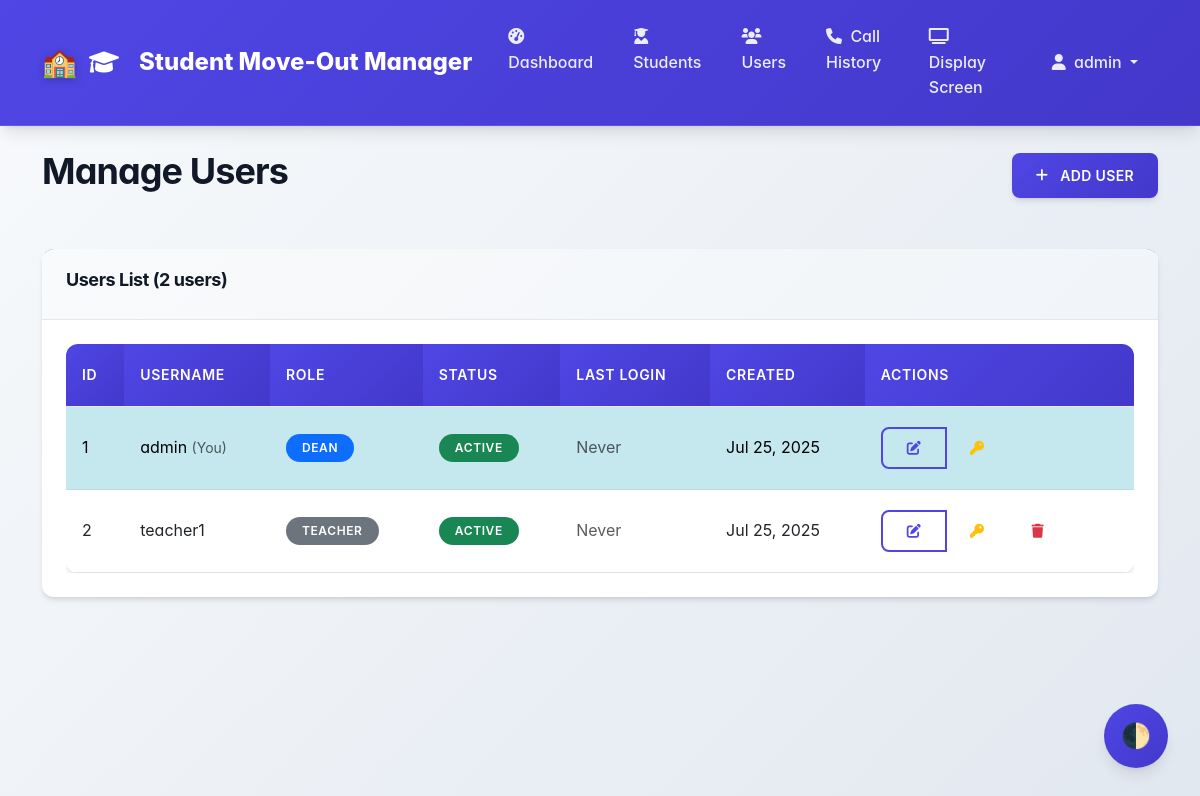
The page /admin/users.php (signed in) on the database its author committed.
### tables this page shows
CREATE TABLE users (
    id INT PRIMARY KEY AUTO_INCREMENT,
    username VARCHAR(50) UNIQUE NOT NULL,
    password_hash VARCHAR(255) NOT NULL,
    role ENUM('dean', 'teacher') NOT NULL,
    status ENUM('active', 'inactive') DEFAULT 'active',
    last_login TIMESTAMP NULL,
    created_at TIMESTAMP DEFAULT CURRENT_TIMESTAMP,
    updated_at TIMESTAMP DEFAULT CURRENT_TIMESTAMP ON UPDATE CURRENT_TIMESTAMP,
    INDEX idx_username (username),
    INDEX idx_role (role)
);

### includes/Auth.php (called while the page is built, shortened)
<?php
class Auth {
    private static $config = null;
    public static function init() {
        if (self::$config === null) {
            $configPath = __DIR__ . '/../config/config.php';
            self::$config = require $configPath;
        }
    }
    public static function isLoggedIn() {
        $timeout = self::$config['session']['timeout'] ?? 3600;
        return true;
    }
    public static function getUser() {
        return [
            'id' => $_SESSION['user_id'],
            'username' => $_SESSION['username'],
            'role' => $_SESSION['role']
        ];
    }
}

### includes/User.php (called while the page is built, shortened)
<?php
class User {
    private $db;
    public function __construct() {
        $this->db = Database::getInstance();
    }
    public function getAll() {
        $stmt = $this->db->prepare("SELECT id, username, role, status, last_login, created_at FROM users ORDER BY username");
        $stmt->execute();
        return $stmt->fetchAll();
    }
}

### includes/Database.php (called while the page is built, shortened)
<?php
class Database {
    private static $instance = null;
    private $connection;
    private $config;
    private function __construct() {
        $configPath = __DIR__ . '/../config/config.php';
        $this->config = require $configPath;
    }
    public static function getInstance() {
        if (self::$instance === null) {
            self::$instance = new self();
        }
        return self::$instance;
    }
    private function connect() {
        try {
            $dbConfig = $this->config['database'];
            $dsn = "mysql:host={$dbConfig['host']};dbname={$dbConfig['database']};charset={$dbConfig['charset']}";
            $this->connection = new PDO($dsn,
                $dbConfig['username'],
                $dbConfig['password'],
                [
                    PDO::ATTR_ERRMODE => PDO::ERRMODE_EXCEPTION,
                    PDO::ATTR_DEFAULT_FETCH_MODE => PDO::FETCH_ASSOC,
                    PDO::ATTR_EMULATE_PREPARES => false
                ]
            );
        } catch (PDOException $e) {
            die("Database connection failed: " . $e->getMessage());
        } catch (Exception $e) {
            die("Configuration error: " . $e->getMessage());
        }
    }
    public function prepare($sql) {
        return $this->connection->prepare($sql);
    }
}

### config/config.php (called while the page is built)
<?php
return [
    'database' => [
        'host' => 'mysql-3404f80f-brianeugene851-bf63.c.aivencloud.com',
        'port' => 27843,
        'username' => 'avnadmin',
        'password' => 'YOUR_AIVEN_PASSWORD',
        'database' => 'defaultdb',
        'charset' => 'utf8mb4'
    ],
    'session' => [
        'timeout' => 3600,
        'name' => 'STUDENT_MOVEOUT_SESSION'
    ],
    'security' => [
        'csrf_token_name' => 'csrf_token',
        'password_min_length' => 6
    ],
    'app' => [
        'name' => 'Student Move-Out Manager',
        'version' => '1.0.0',
        'timezone' => 'America/New_York',
        'call_duration_minutes' => 5
    ]
];

### admin/users.php (the view, shortened to what this page needs)
<?php
$userModel = new User();
$users = $userModel->getAll();
$currentUser = Auth::getUser();
include 'includes/header.php';
?>
<div class="container mt-4">
    <div class="row">
        <div class="col-md-12">
            <div class="d-flex justify-content-between align-items-center mb-4">
                <h1>Manage Users</h1>
                <a href="?action=add" class="btn btn-primary">
                    <i class="fas fa-plus me-1"></i>
                    Add User
                </a>
            </div>
        </div>
    </div>
    <div class="row mt-4">
        <div class="col-md-12">
            <div class="card">
                <div class="card-header">
                    <h5>Users List (<?php echo count($users); ?> users)</h5>
                </div>
                <div class="card-body">
                    <?php if ($users): ?>
                        <div class="table-responsive">
                            <table class="table table-striped">
                                <thead>
                                    <tr>
                                        <th>ID</th>
                                        <th>Username</th>
                                        <th>Role</th>
                                        <th>Status</th>
                                        <th>Last Login</th>
                                        <th>Created</th>
                                        <th>Actions</th>
                                    </tr>
                                </thead>
                                <tbody>
                                    <?php foreach ($users as $userRecord): ?>
                                        <tr <?php echo $userRecord['id'] == $currentUser['id'] ? 'class="table-info"' : ''; ?>>
                                            <td><?php echo $userRecord['id']; ?></td>
                                            <td>
                                                <?php echo htmlspecialchars($userRecord['username']); ?>
                                                <?php if ($userRecord['id'] == $currentUser['id']): ?>
                                                    <small class="text-muted">(You)</small>
                                                <?php endif; ?>
                                            </td>
                                            <td>
                                                <span class="badge bg-<?php echo $userRecord['role'] === 'dean' ? 'primary' : 'secondary'; ?>">
                                                    <?php echo ucfirst($userRecord['role']); ?>
                                                </span>
                                            </td>
                                            <td>
                                                <span class="badge bg-<?php echo $userRecord['status'] === 'active' ? 'success' : 'danger'; ?>">
                                                    <?php echo ucfirst($userRecord['status']); ?>
                                                </span>
                                            </td>
                                            <td>
                                                <?php
                                                if ($userRecord['last_login']) {
                                                    echo date('M j, Y g:i A', strtotime($userRecord['last_login']));
                                                } else {
                                                    echo '<span class="text-muted">Never</span>';
                                                }
                                                ?>
                                            </td>
                                            <td><?php echo date('M j, Y', strtotime($userRecord['created_at'])); ?></td>
                                            <td>
                                                <div class="btn-group btn-group-sm" role="group">
                                                    <a href="?action=edit&id=<?php echo $userRecord['id']; ?>"
                                                       class="btn btn-outline-primary">
                                                        <i class="fas fa-edit"></i>
                                                    </a>
                                                    <button type="button"
                                                            class="btn btn-outline-warning"
                                                            onclick="changePassword(<?php echo $userRecord['id']; ?>, '<?php echo htmlspecialchars($userRecord['username']); ?>')">
                                                        <i class="fas fa-key"></i>
                                                    </button>
                                                    <?php if ($userRecord['id'] != $currentUser['id']): ?>
                                                        <button type="button"
                                                                class="btn btn-outline-danger"
                                                                onclick="deleteUser(<?php echo $userRecord['id']; ?>, '<?php echo htmlspecialchars($userRecord['username']); ?>')">
                                                            <i class="fas fa-trash"></i>
                                                        </button>
                                                    <?php endif; ?>
                                                </div>
                                            </td>
                                        </tr>
                                    <?php endforeach; ?>
                                </tbody>
                            </table>
                        </div>
                    <?php endif; ?>
                </div>
            </div>
        </div>
    </div>
</div>
<?php include 'includes/footer.php'; ?>

### admin/includes/header.php (shortened to what this page needs)
<?php
$user = Auth::getUser();
?>
<!DOCTYPE html>
<html lang="en">
<head>
    <link href="https://cdn.jsdelivr.net/npm/bootstrap@5.3.0/dist/css/bootstrap.min.css" rel="stylesheet">
    <link href="https://cdnjs.cloudflare.com/ajax/libs/font-awesome/6.0.0/css/all.min.css" rel="stylesheet">
    <link href="../assets/css/style.css" rel="stylesheet">
</head>
<body>
    <nav class="navbar navbar-expand-lg navbar-dark">
        <div class="container">
            <a class="navbar-brand" href="index.php">
                <i class="fas fa-graduation-cap me-2"></i>
                Student Move-Out Manager
            </a>
            <div class="collapse navbar-collapse" id="navbarNav">
                <ul class="navbar-nav me-auto">
                    <li class="nav-item">
                        <a class="nav-link" href="index.php">
                            <i class="fas fa-tachometer-alt me-1"></i>
                            Dashboard
                        </a>
                    </li>
                    <li class="nav-item">
                        <a class="nav-link" href="students.php">
                            <i class="fas fa-user-graduate me-1"></i>
                            Students
                        </a>
                    </li>
                    <li class="nav-item">
                        <a class="nav-link" href="users.php">
                            <i class="fas fa-users me-1"></i>
                            Users
                        </a>
                    </li>
                    <li class="nav-item">
                        <a class="nav-link" href="calls.php">
                            <i class="fas fa-phone me-1"></i>
                            Call History
                        </a>
                    </li>
                    <li class="nav-item">
                        <a class="nav-link" href="../display/" target="_blank">
                            <i class="fas fa-tv me-1"></i>
                            Display Screen
                        </a>
                    </li>
                </ul>
                <ul class="navbar-nav">
                    <li class="nav-item dropdown">
                        <a class="nav-link dropdown-toggle" href="#" role="button" data-bs-toggle="dropdown">
                            <i class="fas fa-user me-1"></i>
                            <?php echo htmlspecialchars($user['username']); ?>
                        </a>
                    </li>
                </ul>
            </div>
        </div>
    </nav>

### assets/css/style.css (style rules this page uses)
:root { --primary-color: #4f46e5; --primary-hover: #4338ca; --secondary-color: #6b7280; --success-color: #059669; --danger-color: #dc2626; --warning-color: #d97706; --info-color: #0284c7; --light-color: #f9fafb; --dark-color: #111827; --border-color: #e5e7eb; --text-muted: #6b7280; --shadow-sm: 0 1px 2px 0 rgb(0 0 0 / 0.05); --shadow-md: 0 4px 6px -1px rgb(0 0 0 / 0.1), 0 2px 4px -2px rgb(0 0 0 / 0.1); --shadow-lg: 0 10px 15px -3px rgb(0 0 0 / 0.1), 0 4px 6px -4px rgb(0 0 0 / 0.1); --shadow-xl: 0 20px 25px -5px rgb(0 0 0 / 0.1), 0 8px 10px -6px rgb(0 0 0 / 0.1); --border-radius: 0.5rem; --border-radius-lg: 0.75rem; --transition: all 0.2s cubic-bezier(0.4, 0, 0.2, 1); --transition-slow: all 0.3s cubic-bezier(0.4, 0, 0.2, 1); }
*, *::before, *::after { box-sizing: border-box; margin: 0; padding: 0; }
body { font-family: 'Inter', -apple-system, BlinkMacSystemFont, "Segoe UI", Roboto, "Helvetica Neue", Arial, sans-serif; line-height: 1.6; color: var(--dark-color); background: linear-gradient(135deg, #f8fafc 0%, #e2e8f0 100%); min-height: 100vh; font-feature-settings: 'cv02', 'cv03', 'cv04', 'cv11'; -webkit-font-smoothing: antialiased; -moz-osx-font-smoothing: grayscale; }
h1, h2, h3, h4, h5, h6 { font-weight: 700; line-height: 1.2; letter-spacing: -0.025em; }
h1 { font-size: 2.25rem; }
h5 { font-size: 1.125rem; }
.navbar { background: linear-gradient(135deg, var(--primary-color) 0%, var(--primary-hover) 100%); box-shadow: var(--shadow-lg); padding: 1rem 0; backdrop-filter: blur(20px); border-bottom: 1px solid rgba(255, 255, 255, 0.1); }
.navbar-brand { font-weight: 800; font-size: 1.5rem; color: white !important; text-decoration: none; display: flex; align-items: center; gap: 0.75rem; }
.navbar-brand::before { content: '🏫'; font-size: 1.75rem; filter: drop-shadow(0 2px 4px rgba(0, 0, 0, 0.2)); }
.navbar-nav .nav-link { color: rgba(255, 255, 255, 0.9) !important; font-weight: 500; transition: var(--transition); padding: 0.5rem 1rem !important; border-radius: var(--border-radius); margin: 0 0.25rem; position: relative; overflow: hidden; }
.navbar-nav .nav-link::before { content: ''; position: absolute; top: 0; left: -100%; width: 100%; height: 100%; background: linear-gradient(90deg, transparent, rgba(255, 255, 255, 0.2), transparent); transition: left 0.5s; }
.card { border: none; border-radius: var(--border-radius-lg); box-shadow: var(--shadow-md); transition: var(--transition-slow); margin-bottom: 2rem; background: white; overflow: hidden; position: relative; }
.card::before { content: ''; position: absolute; top: 0; left: 0; right: 0; height: 4px; background: linear-gradient(90deg, var(--primary-color), var(--info-color), var(--success-color)); }
.card-header { background: linear-gradient(135deg, var(--light-color) 0%, #f1f5f9 100%); border-bottom: 1px solid var(--border-color); font-weight: 600; color: var(--dark-color); padding: 1.25rem 1.5rem; position: relative; }
.card-body { padding: 1.5rem; }
.btn { border-radius: var(--border-radius); font-weight: 600; transition: var(--transition); border: none; padding: 0.75rem 1.5rem; font-size: 0.875rem; letter-spacing: 0.025em; position: relative; overflow: hidden; text-transform: uppercase; display: inline-flex; align-items: center; gap: 0.5rem; }
.btn::before { content: ''; position: absolute; top: 0; left: -100%; width: 100%; height: 100%; background: linear-gradient(90deg, transparent, rgba(255, 255, 255, 0.3), transparent); transition: left 0.5s; }
.btn-primary { background: linear-gradient(135deg, var(--primary-color) 0%, var(--primary-hover) 100%); color: white; box-shadow: var(--shadow-md); }
.btn-outline-primary { border: 2px solid var(--primary-color); color: var(--primary-color); background: transparent; }
.table { background: white; border-radius: var(--border-radius-lg); overflow: hidden; box-shadow: var(--shadow-md); margin-bottom: 0; }
.table thead th { background: linear-gradient(135deg, var(--primary-color) 0%, var(--primary-hover) 100%); color: white; border: none; font-weight: 600; padding: 1.25rem 1rem; text-transform: uppercase; letter-spacing: 0.05em; font-size: 0.875rem; }
.table tbody td { padding: 1.25rem 1rem; border-top: 1px solid var(--border-color); vertical-align: middle; transition: var(--transition); }
.table tbody tr { transition: var(--transition); }
.badge { padding: 0.5rem 1rem; border-radius: 9999px; font-weight: 600; font-size: 0.75rem; text-transform: uppercase; letter-spacing: 0.05em; }

### rows shown on the page
users: username "admin", id "1", shows "(You)", role "DEAN", status "ACTIVE", shows "Never", created_at "Jul 25, 2025"
users: id "2", username "teacher1", role "TEACHER", status "ACTIVE", shows "Never", created_at "Jul 25, 2025"

### other values the page prints
count($users) "2"
